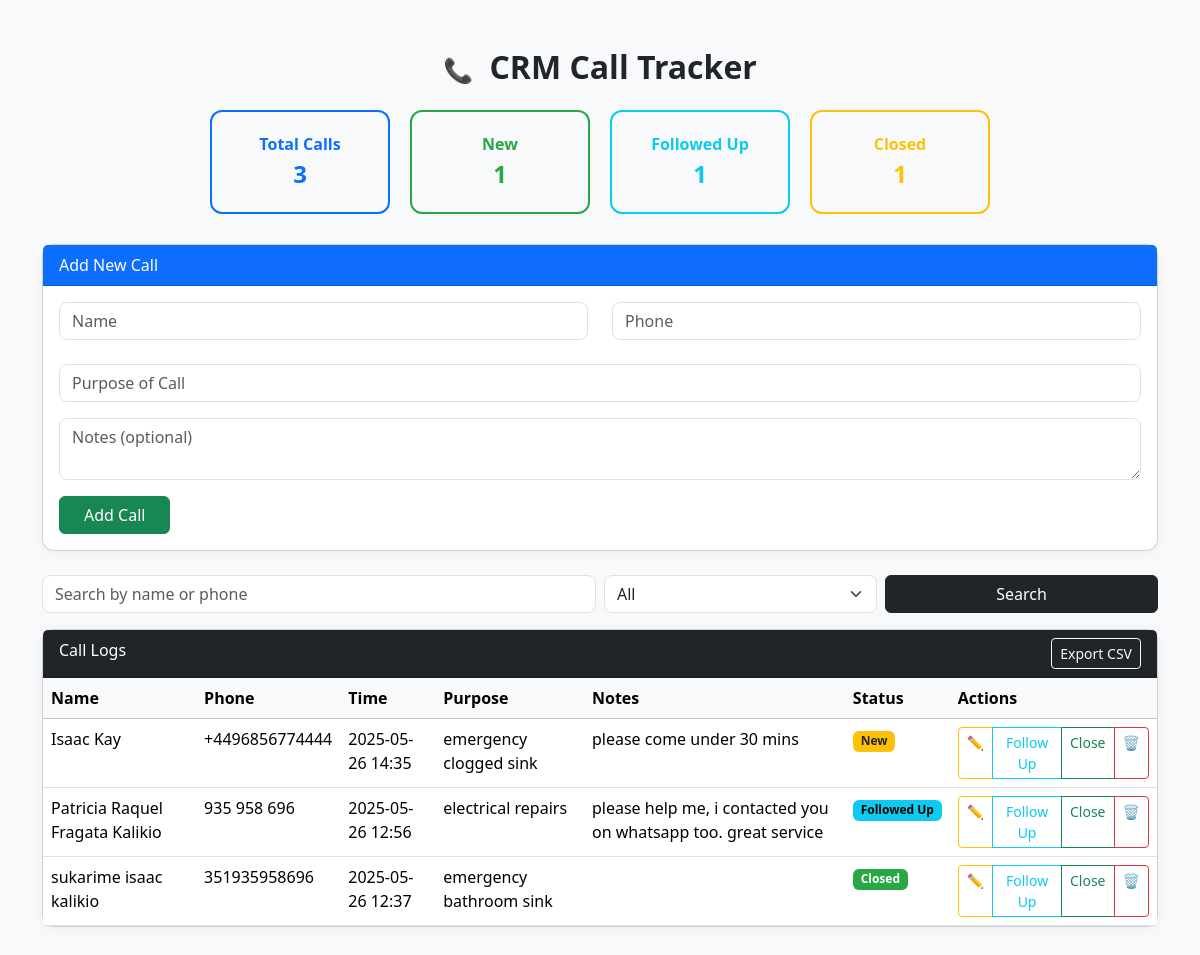
The page / on the database its author committed.
### tables this page shows
CREATE TABLE call_logs (
            id INTEGER PRIMARY KEY AUTOINCREMENT,
            name TEXT,
            phone TEXT,
            time_of_call TEXT,
            purpose TEXT,
            notes TEXT,
            status TEXT
        );

### app.py (the view)
@app.route('/')
def index():
    keyword = request.args.get('search')
    status = request.args.get('status')
    calls = search_calls(keyword, status)
    stats = get_dashboard_stats()
    return render_template('index.html', calls=calls, search=keyword or "", status_filter=status or "All", stats=stats)

### app.py (called while the page is built)
def search_calls(keyword=None, status=None):
    conn = sqlite3.connect(DB_NAME)
    c = conn.cursor()
    query = "SELECT * FROM call_logs"
    filters = []
    params = []
    if keyword:
        filters.append("(name LIKE ? OR phone LIKE ?)")
        params.extend([f"%{keyword}%", f"%{keyword}%"])
    if status and status != "All":
        filters.append("status = ?")
        params.append(status)
    if filters:
        query += " WHERE " + " AND ".join(filters)
    query += " ORDER BY id DESC"
    c.execute(query, params)
    rows = c.fetchall()
    conn.close()
    return rows

def get_dashboard_stats():
    conn = sqlite3.connect(DB_NAME)
    c = conn.cursor()
    c.execute("SELECT COUNT(*) FROM call_logs")
    total = c.fetchone()[0]
    c.execute("SELECT COUNT(*) FROM call_logs WHERE status='New'")
    new = c.fetchone()[0]
    c.execute("SELECT COUNT(*) FROM call_logs WHERE status='Followed Up'")
    followed = c.fetchone()[0]
    c.execute("SELECT COUNT(*) FROM call_logs WHERE status='Closed'")
    closed = c.fetchone()[0]
    conn.close()
    return {"total": total, "new": new, "followed": followed, "closed": closed}

### templates/index.html (shortened to what this page needs)
<!DOCTYPE html>
<html lang="en">
<head>
  <link href="https://cdn.jsdelivr.net/npm/bootstrap@5.3.3/dist/css/bootstrap.min.css" rel="stylesheet">
</head>
<body>
<div class="container py-5">
  <h2 class="mb-4 text-center">
    <span class="header-icon">📞</span>
    <strong>CRM Call Tracker</strong>
  </h2>
  <div class="stats-container">
    <div class="card-stat stat-total">
      Total Calls<br><span style="font-size: 1.5rem">{{ calls|length }}</span>
    </div>
    <div class="card-stat stat-new">
      New<br><span style="font-size: 1.5rem">{{ calls | selectattr('6', 'equalto', 'New') | list | length }}</span>
    </div>
    <div class="card-stat stat-followed">
      Followed Up<br><span style="font-size: 1.5rem">{{ calls | selectattr('6', 'equalto', 'Followed Up') | list | length }}</span>
    </div>
    <div class="card-stat stat-closed">
      Closed<br><span style="font-size: 1.5rem">{{ calls | selectattr('6', 'equalto', 'Closed') | list | length }}</span>
    </div>
  </div>
  <div class="card mb-4">
    <div class="card-header bg-primary text-white">Add New Call</div>
    <div class="card-body">
      <form action="/add" method="POST">
        <div class="row mb-3">
          <div class="col-md-6 mb-2">
            <input type="text" name="name" class="form-control" placeholder="Name" required>
          </div>
          <div class="col-md-6 mb-2">
            <input type="text" name="phone" class="form-control" placeholder="Phone" required>
          </div>
        </div>
        <input type="text" name="purpose" class="form-control mb-3" placeholder="Purpose of Call">
        <textarea name="notes" class="form-control mb-3" rows="2" placeholder="Notes (optional)"></textarea>
        <button type="submit" class="btn btn-success px-4">Add Call</button>
      </form>
    </div>
  </div>
  <form class="row g-2 align-items-center mb-3" method="GET" action="/">
    <div class="col-md-6">
      <input type="text" name="search" class="form-control" placeholder="Search by name or phone" value="{{ search }}">
    </div>
    <div class="col-md-3">
      <select name="status" class="form-select" onchange="this.form.submit()">
        <option value="All" {% if status_filter == 'All' %}selected{% endif %}>All</option>
      </select>
    </div>
    <div class="col-md-3">
      <button type="submit" class="btn btn-dark w-100">Search</button>
    </div>
  </form>
  <div class="card">
    <div class="card-header bg-dark text-white">
      Call Logs
      <a href="/export" class="btn btn-sm btn-outline-light float-end">Export CSV</a>
    </div>
    <div class="card-body p-0">
      <table class="table table-hover mb-0">
        <thead class="table-light">
          <tr>
            <th>Name</th>
            <th>Phone</th>
            <th>Time</th>
            <th>Purpose</th>
            <th>Notes</th>
            <th>Status</th>
            <th>Actions</th>
          </tr>
        </thead>
        <tbody>
          {% for call in calls %}
          <tr>
            <td>{{ call[1] }}</td>
            <td>{{ call[2] }}</td>
            <td>{{ call[3] }}</td>
            <td>{{ call[4] }}</td>
            <td>{{ call[5] }}</td>
            <td>
              <span class="badge
                {% if call[6] == 'New' %} badge-new
                {% elif call[6] == 'Followed Up' %} badge-followed
                {% elif call[6] == 'Closed' %} badge-closed
                {% endif %}">{{ call[6] }}</span>
            </td>
            <td>
              <div class="btn-group btn-group-sm">
                <a href="/edit/{{ call[0] }}" class="btn btn-outline-warning">✏️</a>
                <a href="/update/{{ call[0] }}/Followed Up" class="btn btn-outline-info">Follow Up</a>
                <a href="/update/{{ call[0] }}/Closed" class="btn btn-outline-success">Close</a>
                <a href="/delete/{{ call[0] }}" class="btn btn-outline-danger" onclick="return confirm('Are you sure?');">🗑️</a>
              </div>
            </td>
          </tr>
          {% endfor %}
        </tbody>
      </table>
    </div>
  </div>
</div>
</body>
</html>

### templates/index.html (style rules this page uses)
body { background-color: #f8f9fa; font-family: 'Segoe UI', sans-serif; }
.header-icon { font-size: 1.5rem; color: #dc3545; margin-right: 0.5rem; }
.card-stat { border-radius: 12px; padding: 20px; text-align: center; border: 2px solid; font-weight: 600; min-width: 180px; }
.stat-total { border-color: #0d6efd; color: #0d6efd; }
.stat-new { border-color: #28a745; color: #28a745; }
.stat-followed { border-color: #0dcaf0; color: #0dcaf0; }
.stat-closed { border-color: #ffc107; color: #ffc107; }
.badge-new { background-color: #ffc107; color: #212529; }
.badge-followed { background-color: #0dcaf0; color: #000; }
.badge-closed { background-color: #28a745; color: #fff; }
.card { border-radius: 12px; box-shadow: 0 2px 12px rgba(0,0,0,0.05); }
input, textarea, select { border-radius: 8px !important; }
.stats-container { display: flex; justify-content: center; gap: 20px; margin-bottom: 30px; flex-wrap: wrap; }

### rows shown on the page
call_logs: name "Isaac Kay", phone "+4496856774444", time_of_call "2025-05-26 14:35", purpose "emergency clogged sink", notes "please come under 30 mins", status "New"
call_logs: name "Patricia Raquel Fragata Kalikio", phone "935 958 696", time_of_call "2025-05-26 12:56", purpose "electrical repairs", notes "please help me, i contacted you on whatsapp too. great service", status "Followed Up"
call_logs: name "sukarime isaac kalikio", phone "351935958696", time_of_call "2025-05-26 12:37", purpose "emergency bathroom sink", status "Closed"

### other values the page prints
{{ calls|length }} "3"
{{ calls | selectattr('6', 'equalto', 'New') | list | length }} "1"
{{ calls | selectattr('6', 'equalto', 'Followed Up') | list | length }} "1"
{{ calls | selectattr('6', 'equalto', 'Closed') | list | length }} "1"
